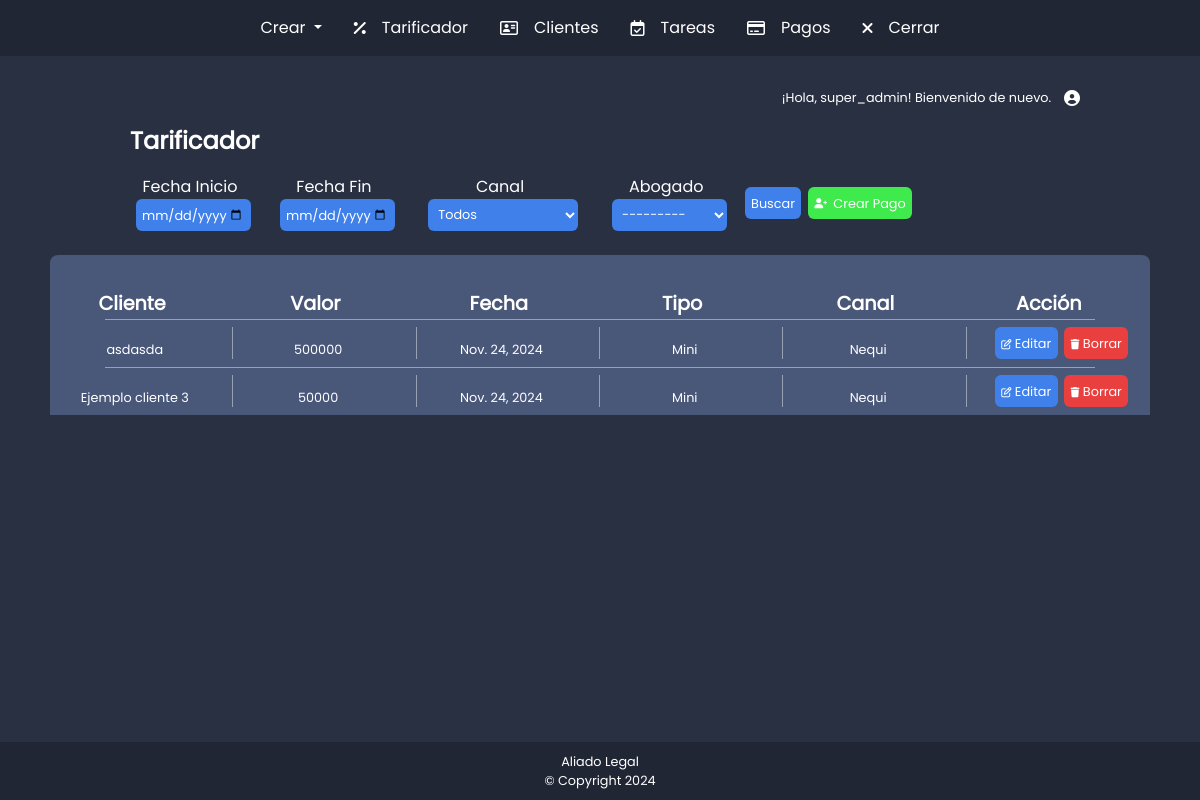
/tariffing/ (signed in), run on an earlier commit of the app's database.
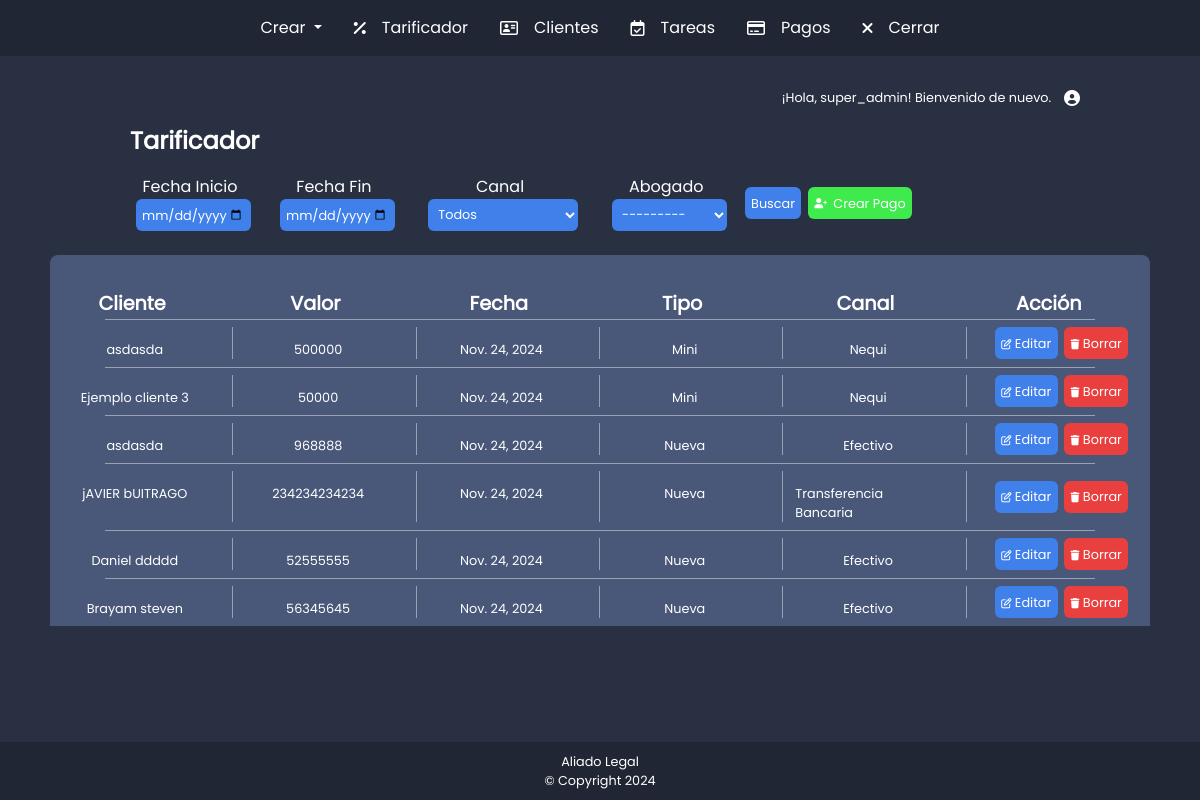
And on a later commit of the database.
### payments/models.py (models this page shows, shortened)
class Payments(models.Model):
    comprobante = models.IntegerField()  # comprobante
    cliente = models.ForeignKey(Cliente, related_name='paymets', on_delete=models.CASCADE)
    valor_pago = models.IntegerField()  # Valor del pago en número entero
    fecha_pago = models.DateField()  # Fecha del pago
    TIPO_VENTA_CHOICES = [
        ('mini', 'Mini'),
        ('nueva', 'Nueva'),
        ('cuota', 'Cuota'),
    ]
    tipo_venta = models.CharField(max_length=5, choices=TIPO_VENTA_CHOICES)
    CANAL_PAGO_CHOICES = [
        ('nequi', 'Nequi'),
        ('efectivo', 'Efectivo'),
        ('transferencia', 'Transferencia Bancaria'),
    ]
    canal_pago = models.CharField(max_length=15, choices=CANAL_PAGO_CHOICES)

### clients/models.py (models this page shows, shortened)
class Cliente(models.Model):
    nombres = models.CharField(max_length=255)
    telefono = models.CharField(max_length=15)
    abogado = models.ForeignKey(User, related_name='clientes', on_delete=models.CASCADE)

### tariffing/views.py (the view)
# urls.py: path("", views.consultar_tarifas, name="consultar_tarifas"),
@user_passes_test(es_moderador)
def consultar_tarifas(request):
    form = TariffingFilterForm(request.GET)
    pagos = Payments.objects.all()
    if form.is_valid():
        fecha_inicio = form.cleaned_data.get("fecha_inicio")
        fecha_fin = form.cleaned_data.get("fecha_fin")
        abogado = form.cleaned_data.get("abogado")
        canal = form.cleaned_data.get("canal")
        if fecha_inicio:
            pagos = pagos.filter(fecha_pago__gte=fecha_inicio)
        if fecha_fin:
            pagos = pagos.filter(fecha_pago__lte=fecha_fin)
        if abogado:
            pagos = pagos.filter(cliente__abogado=abogado)
        if canal:
            pagos = pagos.filter(canal_pago=canal)
    return render(request, "create_tariff.html", {"form": form, "pagos": pagos})

### tariffing/context_processor.py (called while the page is built)
def is_moderator(request):
    if request.user.is_authenticated:
        return {'is_moderator': request.user.groups.filter(name='Moderador').exists()}
    return {'is_moderator': False}

### tariffing/views.py (called while the page is built)
def es_moderador(user):
    return user.groups.filter(name="Moderador").exists()

### tariffing/templates/create_tariff.html (shortened to what the changed rows need)
{% extends 'base.html' %}
{% load static %}
{% block content %}
<link rel="stylesheet" href="{% static 'create_tariff.css' %}">
    {% for pago in pagos %}
    <div class="row testteste">
        <div class="col-11">
            <div class="row tablaDatosClientes">
                <div class="col-2 divdatosClientesT">
                    <p class="datosCliente">{{ pago.cliente.nombres }}</p>
                </div>
                <div class="col-2 divdatosClientesT">
                    <p class="datosCliente">{{ pago.valor_pago }}</p>
                </div>
                <div class="col-2 divdatosClientesT">
                    <p class="datosCliente">{{ pago.fecha_pago }}</p>
                </div>
                <div class="col-2 divdatosClientesT">
                    <p class="datosCliente">{{ pago.get_tipo_venta_display }}</p>
                </div>
                <div class="col-2 divdatosClientesT">
                    <p class="datosCliente">{{ pago.get_canal_pago_display }}</p>
                </div>
                <div class="col-2 divtitulosTablasClientes">
                    <a href="{% url 'payments:editar_pago' pago.id %}">
                        <button class="botonEditar">
                            <i class="fa-regular fa-pen-to-square"></i>
                            Editar
                        </button>
                    </a>
                    <form action="{% url 'payments:borrar_pago' pago.id %}" method="post" style="display:inline;">
                        <button type="submit" class="botonEliminar" onclick="return confirm('¿Estás seguro de borrar esta tarea?');">
                            <i class="fa-solid fa-trash"></i>
                            Borrar
                        </button>
                    </form>
                </div>
            </div>
        </div>
    </div>
    {% endfor %}
{% endblock %}

What changed in the data, as far as the page shows it:
added Payments: cliente.nombres "asdasda", valor_pago "968888", fecha_pago "Nov. 24, 2024", tipo_venta "Nueva", canal_pago "Efectivo"
added Payments: cliente.nombres "jAVIER bUITRAGO", valor_pago "234234234234", fecha_pago "Nov. 24, 2024", tipo_venta "Nueva", canal_pago "Transferencia Bancaria"
added Payments: cliente.nombres "Daniel ddddd", valor_pago "52555555", fecha_pago "Nov. 24, 2024", tipo_venta "Nueva", canal_pago "Efectivo"
added Payments: cliente.nombres "Brayam steven", valor_pago "56345645", fecha_pago "Nov. 24, 2024", tipo_venta "Nueva", canal_pago "Efectivo"
